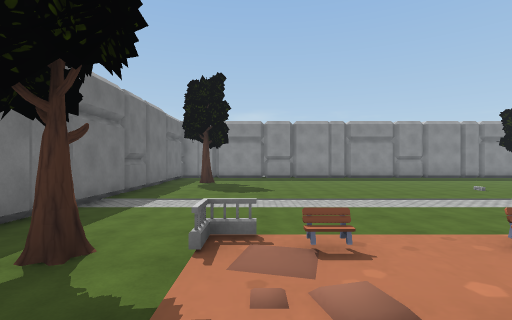
view 1 (above)

17 first-person views from a walk through a Unity game level. The camera is 1.5 m above the floor, looks level and sees 85° across. The floor is counted in squares, 2 m on a side. Each view is taken from the middle of a square. On the plan, view 1 faces up. The plan holds only what a view shows up to about 10 squares ahead; the rest is blank. The place goes on beyond the plan. The player is left out. Some animated figures are not drawn. Some surface patterns are stand-ins.

view 2
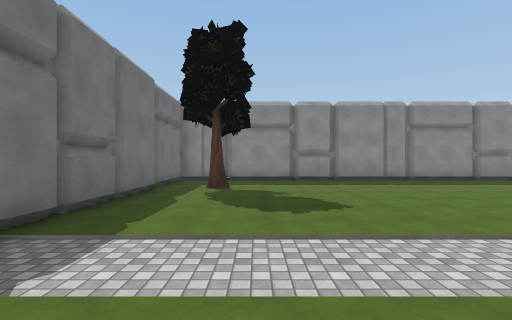

view 3
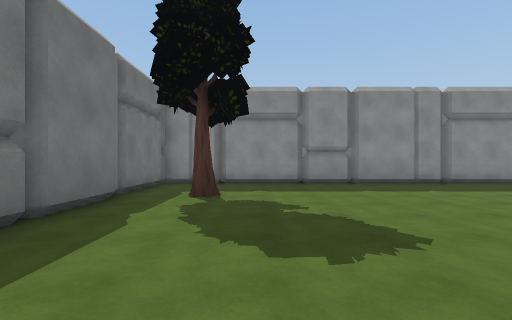

view 4
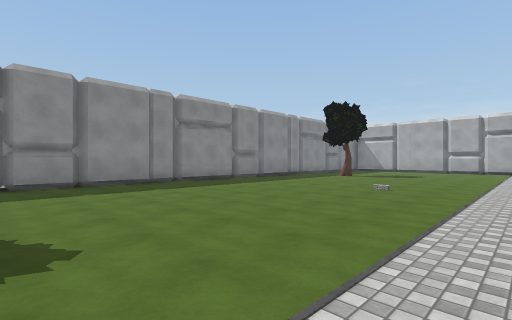

view 5
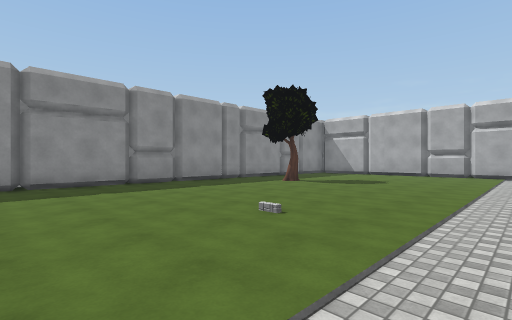

view 6
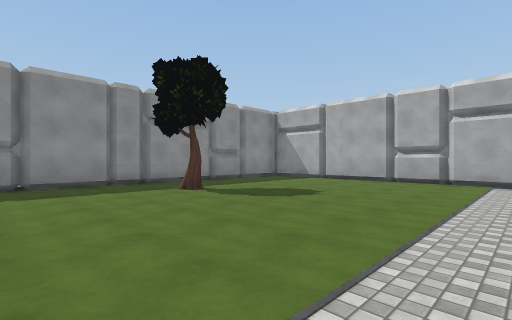

view 7
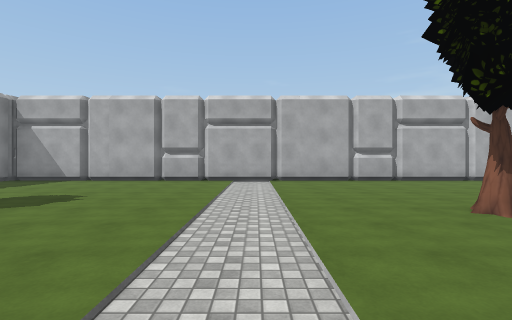

view 8
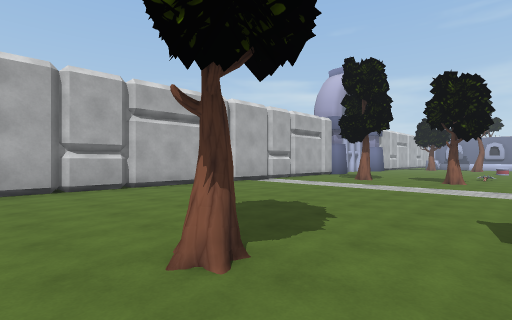

view 9
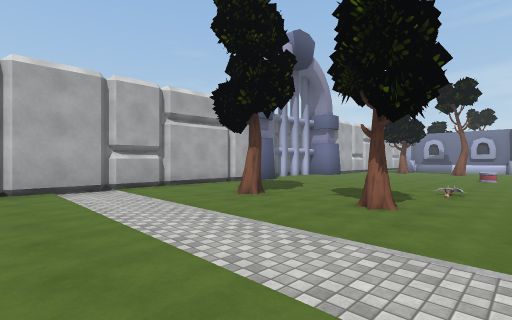

view 10
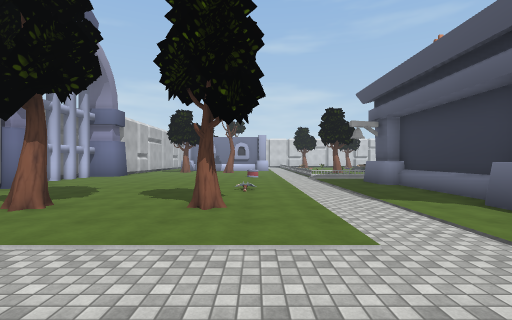

view 11
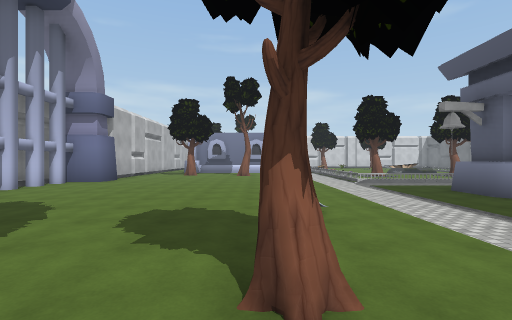

view 12
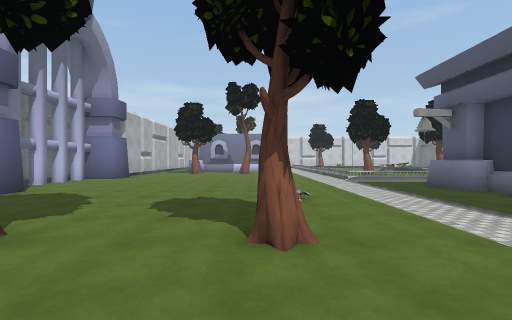

view 13
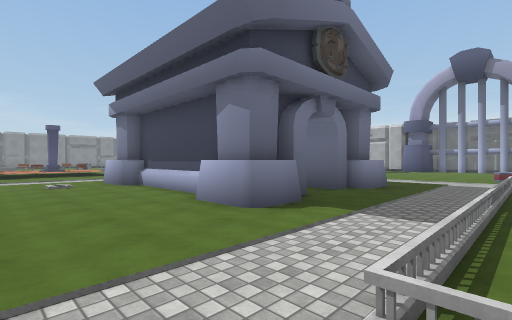

view 14
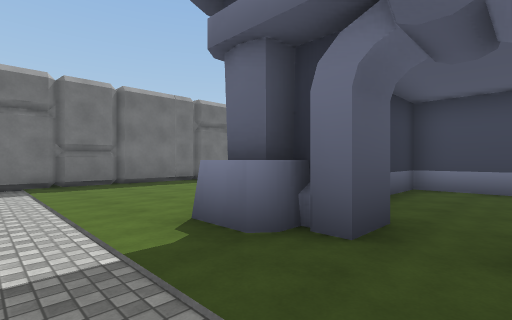

view 15
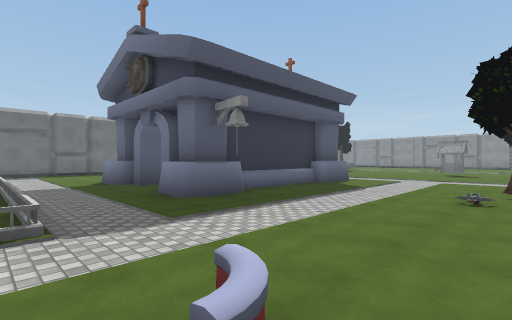

view 16
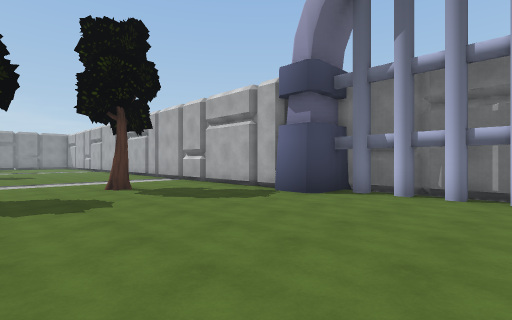

view 17
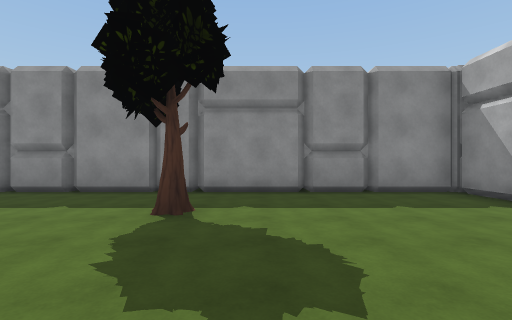

### Floor plan
Points are (right, up) in squares from view 1. A wall is a line through its corners. A room is listed if a view was taken in it or the views show most of it. See-through windows are left out.
Room 1 (views 1, 2, 3, 4, 5, 6, 7, 8, 9, 10, 11, 12, 13, 14, 15, 16, 17)
walls: (7.2, -5.6) (7.2, -6.6) (7, -6.8) (6.7, -6.8); (6.5, -6.5) (6.5, -10.8) (6.8, -10.8) (6.9, -11.4); (4.8, -6.5) (2.9, -6.5) (2.9, -8); (2.2, -6.5) (2.1, -6); (2.3, -6.8) (1.8, -6.8) (1.8, -5.4); (7.2, -10.5) (7.2, -11.6) (6.4, -11.8); (6.4, -10.5) (7, -10.5) (7.2, -10.7); (3.8, -10.6) (3.8, -11.6) (3.4, -11.6); (6.9, -11.2) (6.8, -11.8) (6.1, -11.7); (2.5, -10.4) (2.5, -6.5); (5.6, -11.6) (5.2, -11.6) (5.2, -10.6); (7.2, -11.8) (7, -12.1) (6, -12.1); (3.2, -11.2) (3.2, -12.1) (1.8, -12.1) (1.8, -10.6); (3.4, -11.3) (2.9, -11.3) (2.8, -11.8) (2.2, -11.7) (2.1, -11.2) (2.2, -10.7); (3.3, -11.6) (3, -12.1); (2.8, -11.7) (2.5, -11.8); (-3.6, -8.5) (-3.6, -10.9); (-3.6, -11.1) (-3.6, -12.4); (-3.6, 11.1) (-3.6, 3.9); (-3.6, -12.6) (-3.6, -13.6); (-3.6, 14) (-3.6, 11.8); (18.1, -14.1) (18.1, -13.6); (18.9, -14.4) (18.9, -10.5) (17.3, -10.5) (17.3, -9.5) (17.5, -9.2) (17.5, 14.4) (-3.8, 14.4)
low walls: (6.7, -6.8) (6.7, -10.5); (2.3, -10) (2.3, -6.8)
objects: other object (-2, 3); other object (-2, 11) to (-2, 12); other object (0, -15); other object (0, 3); other object (1, -15); other object (1, 2); other object (2, -15); other object (3, -15); other object (4, -15); other object (5, -15); other object (6, -15); other object (7, -15); other object (8, -15); other object (12, -7); other object (12, 3); other object (12, 12); other object (15, -6)

Where each view was taken, in squares from view 1:
view 1: 0 up, 0 right, facing up
view 2: 4 up, 1 left, facing up
view 3: 6 up, 1 left, facing up
view 4: 6 up, 0 right, facing up-right
view 5: 6 up, 4 right, facing up-right
view 6: 6 up, 8 right, facing up-right
view 7: 6 up, 8 right, facing right
view 8: 4 up, 10 right, facing down-right
view 9: 2 down, 10 right, facing down-right
view 10: 2 down, 11 right, facing down
view 11: 5 down, 12 right, facing down
view 12: 4 down, 12 right, facing down
view 13: 15 down, 1 left, facing up-right
view 14: 14 down, 5 right, facing up-left
view 15: 15 down, 12 right, facing up-left
view 16: 14 down, 12 right, facing up-right
view 17: 8 up, 13 right, facing up
